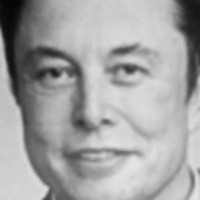
#> input picture data/alon.4.jpg, 200 x 200 px, given in place of the camera
$ jupyter execute --allow-errors frs_OpenCV.ipynb   (text cells are left out)
#> lines starting #> are read from the running program, lines starting #| are printed output that depends on the picture; after the words box and inside, x2 and y2 are one past the last pixel; in counts of white or black regions, pixels touching at a corner belong together
[cell 1]
import cv2


def generate_dataset():

    Face_classifier = cv2.CascadeClassifier('haarcascade_frontalface_default.xml')
    def face_cropped(img):
        gray = cv2.cvtColor(img,cv2.COLOR_BGR2GRAY)
        faces = Face_classifier.detectMultiScale(gray,1.3,5)

        if faces is():
            return None
        for (x,y,w,h) in faces:
            cropped_face = img[y:y+h, x:x+w]
        return cropped_face
    cap = cv2.VideoCapture(0)
    id = 1
    img_id = 0

    while True:
        ret, frame = cap.read()
#> frame is the input picture: shape (200, 200, 3); min 3, max 229, mean 162.6
        if face_cropped(frame) is not None :
#> in face_cropped, `faces = Face_classifier.detectMultiScale(gray,1.3,5)`: faces = [[14, 7, 169, 169]]
#> the loop in face_cropped, `for (x,y,w,h) in faces:` made 1 pass
#> pass 1, in face_cropped, `cropped_face = img[y:y+h, x:x+w]`:
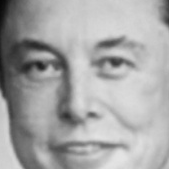
#> cropped_face: shape (169, 169, 3); min 6, max 228, mean 165.5
            img_id  += 1
#> img_id = 1
            face = cv2.resize(face_cropped(frame),(200,200))
#> the loop in face_cropped (call 2), `for (x,y,w,h) in faces:` made 1 pass
            #face = cv2.cvtColor(face,cv2.COLOR_BGR2GRAY)
            file_name = 'data/user.'+str(id)+'.'+str(img_id)+'.jpg'
#> file_name = 'data/user.1.1.jpg'
            cv2.imwrite(file_name,face)
            cv2.putText(face,str(img_id),(50,50),cv2.FONT_HERSHEY_COMPLEX,1,(0,255,0),2)
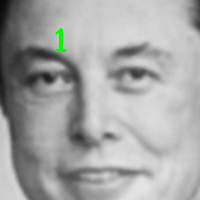
#> face: shape (200, 200, 3); mean B, G, R 164.8, 165.6, 164.8

            cv2.imshow('cropped Image', face)

        if cv2.waitKey(1) == 27 or int(img_id) == 50 :
#> (key Esc is pressed here)
            break

    cap.release()
    cv2.destroyAllWindows()

generate_dataset()

[cell 2]
def video_Close():
    cap = cv2.VideoCapture(0)

    while True:
        ret, frame = cap.read()

        cv2.imshow('cam',frame)
        if cv2.waitKey(1) == 27 :
            break
    cap.release()
    cv2.destroyAllWindows()

[cell 3]
import cv2
import os
from PIL import Image
import numpy as np


def train_classifier(data_path):
#> called with data_path = 'data'
    path = [os.path.join(data_path,f) for f in os.listdir(data_path)]
    faces = []
    ids = []

    for image in path:
        img = Image.open(image).convert('L')
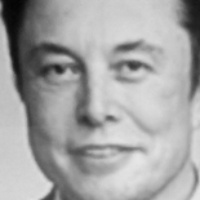
#> input picture data/alon.0.jpg, 200 x 200 px
#> img is the input picture: PIL image 200x200 L; min 3, max 231, mean 164.2
        imageNp=np.array(img,'uint8')
        id = int(os.path.split(image)[1].split('.')[1])

        faces.append(imageNp)
        ids.append(id)
    ids = np.array(ids)

    # Train the Classifier and save
    clf = cv2.face.LBPHFaceRecognizer_create()
    clf.train(faces,ids)
    clf.write('classifier.xml')

train_classifier('data')

[cell 4]
import numpy as np
from PIL import Image
import os
import cv2

def draw_boundary(img,classifier, scaleFactor, minNeighbors, color, text, clf):
#> called with scaleFactor = 1.1, minNeighbors = 10, color = (255, 255, 255), text = 'face'
    gray_img = cv2.cvtColor(img, cv2.COLOR_BGR2GRAY)
    features = classifier.detectMultiScale(gray_img,scaleFactor,minNeighbors)
#> features = [[14, 9, 163, 163]]

    coords = []

    for(x,y,w,h) in features:
        cv2.rectangle(img,(x,y),(x+w, y+h), color, 2)

        id, pred = clf.predict(gray_img[y:y+h,x:x+w])
        confidences = int(100 * (1-pred/300))

        if confidences > 70:
            if id == 1:
                cv2.putText(img,'settar',(x,y-5),cv2.FONT_HERSHEY_SIMPLEX,0.8,color,1,cv2.LINE_AA)
        else:
            cv2.putText(img,'Bilinmeyen',(x,y-5),cv2.FONT_HERSHEY_SIMPLEX,0.8,(0,0,255),1,cv2.LINE_AA)

        coords = [x,y,w,h]
#> this loop made 1 pass
#> (x, y, w, h, id, pred, confidences) on pass 1: (14, 9, 163, 163, 4, 51.79, 82)
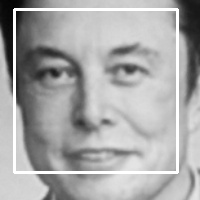
#> img: shape (200, 200, 3); 4.88% of pixels changed, all inside (x1, y1, x2, y2) = (13, 8, 179, 174)
    return coords

def recogniz(img,clf,faceCascade):
    coords = draw_boundary(img, faceCascade, 1.1, 10, (255,255,255), 'face', clf )
#> coords = [14, 9, 163, 163]
    return img

face_classifier=cv2.CascadeClassifier('haarcascade_frontalface_default.xml')
clf = cv2.face.LBPHFaceRecognizer_create()
clf.read('classifier.xml')

Video_capture = cv2.VideoCapture(0)

while True:
    ret, frame = Video_capture.read()
    frame = recogniz(frame,clf,face_classifier)

    cv2.imshow('Faces',frame)

    key=cv2.waitKey(1)
#> (key Esc is pressed here)
    if key == 27 :
        break

Video_capture.release()
cv2.destroyAllWindows()
